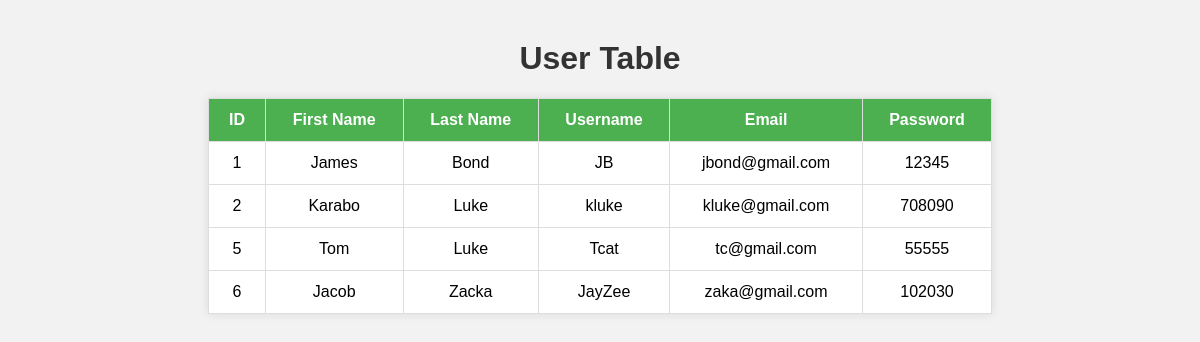
Screenshot of /view_users with the database file from the repository.
### tables this page shows
CREATE TABLE users (
            id INTEGER PRIMARY KEY AUTOINCREMENT,
            first_name TEXT NOT NULL,
            last_name TEXT NOT NULL,
            username TEXT NOT NULL UNIQUE,
            email TEXT NOT NULL UNIQUE,
            password TEXT NOT NULL
        );

### app.py (the view)
@app.route("/view_users")
def view_users():
    data = get_data()
    return render_template('table.html', users=data)

### database.py (called while the page is built)
def get_data():
    con = sqlite3.connect('database.db')
    con.row_factory = sqlite3.Row  # allows dictionary-style access
    print(con.row_factory)
    c = con.cursor()
    c.execute('SELECT * FROM users')
    rows = c.fetchall()
    con.close()
    return rows

### templates/table.html (shortened to what this page needs)
<!DOCTYPE html>
<html lang="en">
<head>
    <link rel="stylesheet" href="../static/style.css">
</head>
<body>
    <h1>User Table</h1>
    <table>
        <tr>
            <th>ID</th>
            <th>First Name</th>
            <th>Last Name</th>
            <th>Username</th>
            <th>Email</th>
            <th>Password</th>
        </tr>
        {% for user in users %}
        <tr>
            <td>{{ user['id'] }}</td>
            <td>{{ user['first_name'] }}</td>
            <td>{{ user['last_name'] }}</td>
            <td>{{ user['username'] }}</td>
            <td>{{ user['email'] }}</td>
            <td>{{ user['password'] }}</td>
        </tr>
        {% endfor %}
    </table>
</body>
</html>

### static/style.css (style rules this page uses)
body { font-family: Arial, sans-serif; margin: 40px; background-color: #f2f2f2; }
h1 { text-align: center; color: #333; }
table { width: 70%; margin: 0 auto; border-collapse: collapse; background-color: #fff; box-shadow: 0px 0px 10px rgba(0,0,0,0.1); }
th, td { padding: 12px 15px; border: 1px solid #ddd; text-align: center; }
th { background-color: #4CAF50; color: white; }

### rows the page displays
users: id "1", first_name "James", last_name "Bond", username "JB", email "jbond@gmail.com", password "12345"
users: id "2", first_name "Karabo", last_name "Luke", username "kluke", email "kluke@gmail.com", password "708090"
users: id "5", first_name "Tom", last_name "Luke", username "Tcat", email "tc@gmail.com", password "55555"
users: id "6", first_name "Jacob", last_name "Zacka", username "JayZee", email "zaka@gmail.com", password "102030"
